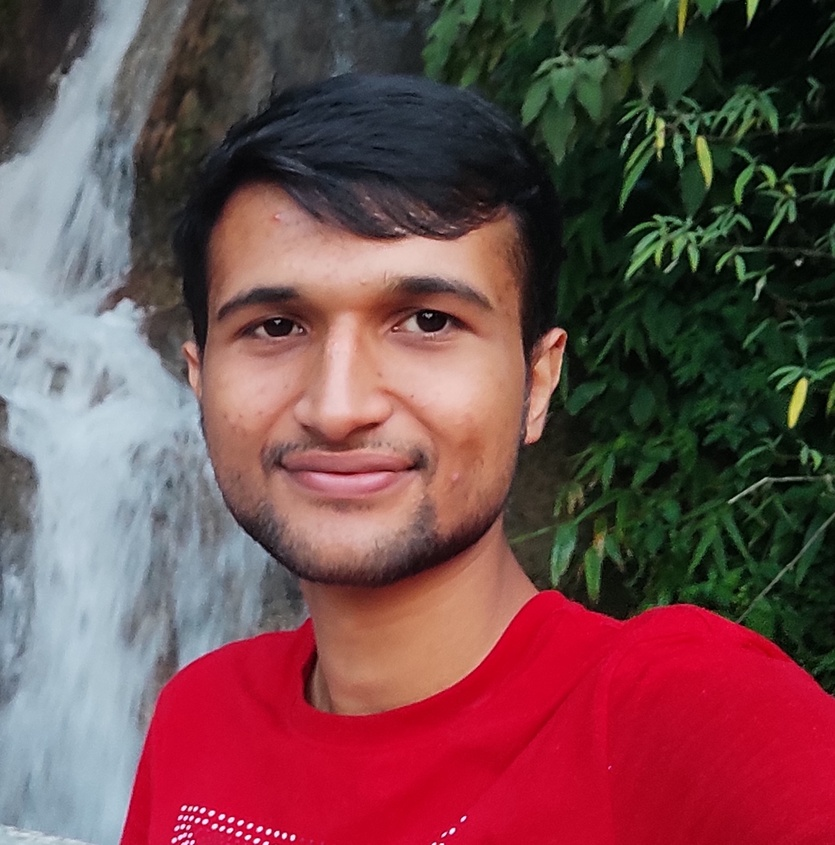
#> input picture python/ph.jpg, 835 x 845 px, shrunk from 2050 x 2074 before the run, found by its file name
$ python comvis7.py
#> lines starting #> are read from the running program, lines starting #| are printed output that depends on the picture; after the words box and inside, x2 and y2 are one past the last pixel; in counts of white or black regions, pixels touching at a corner belong together
import cv2
import numpy as np

img=cv2.imread('c:/Users/Lenovo/Desktop/cpp/python/ph.jpg')
#> img is the input picture: shape (845, 835, 3); mean B, G, R 77, 74.9, 114.6


cap= cv2.VideoCapture(0)
while True:
    ret,frame=cap.read()
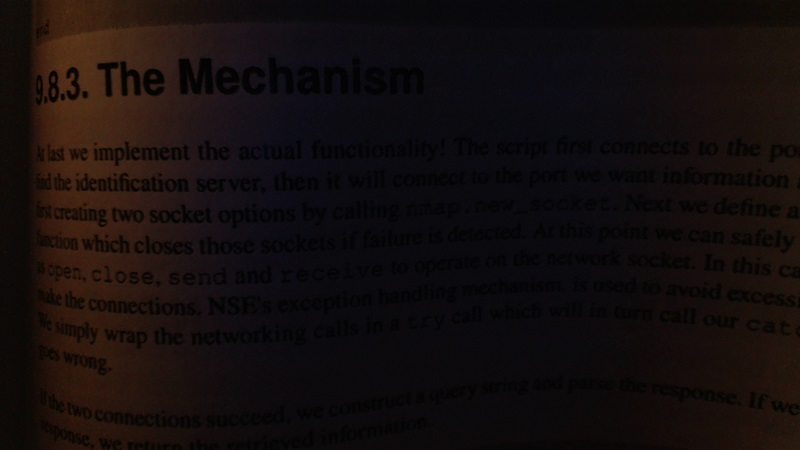
#> input picture python/bookpage.jpg, 800 x 450 px, given in place of the camera
#> frame is the input picture: shape (450, 800, 3); mean B, G, R 13.4, 13.6, 20.3
    hsv=cv2.cvtColor(frame,cv2.COLOR_BGR2HSV)
#> hsv: shape (450, 800, 3); mean H, S, V 81.2, 108.8, 21.8

    lower_red=np.array([150,50,0])
    upper_red=np.array([180,255,255])

    mask=cv2.inRange(hsv,lower_red,upper_red)
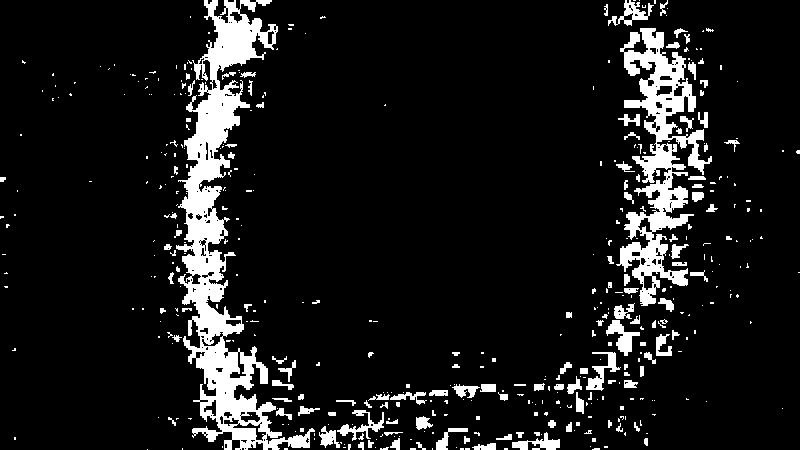
#> mask: shape (450, 800); 10.1% white; 446 white regions (320 under 20 px), largest, box (x1, y1, x2, y2) and area: (176, 0, 315, 450) 16833, (616, 28, 712, 306) 8906, (606, 320, 640, 356) 492
    res=cv2.bitwise_and(frame,frame,mask=mask)
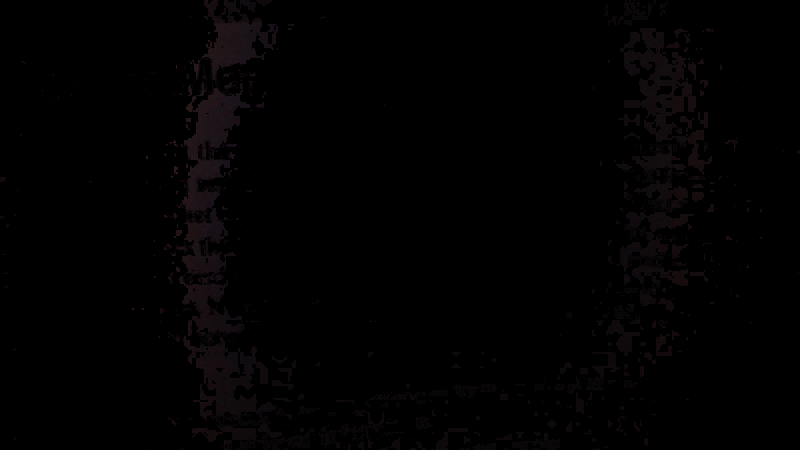
#> res: shape (450, 800, 3); mean B, G, R 1.5, 1.2, 1.9


    cv2.imshow('frame',mask)
    cv2.imshow('grey',res)

    if cv2.waitKey(1) & 0xFF==ord('q'):
#> (key q is pressed here)
        break

cap.release()
#out.release()
cv2.destroyAllWindows()
